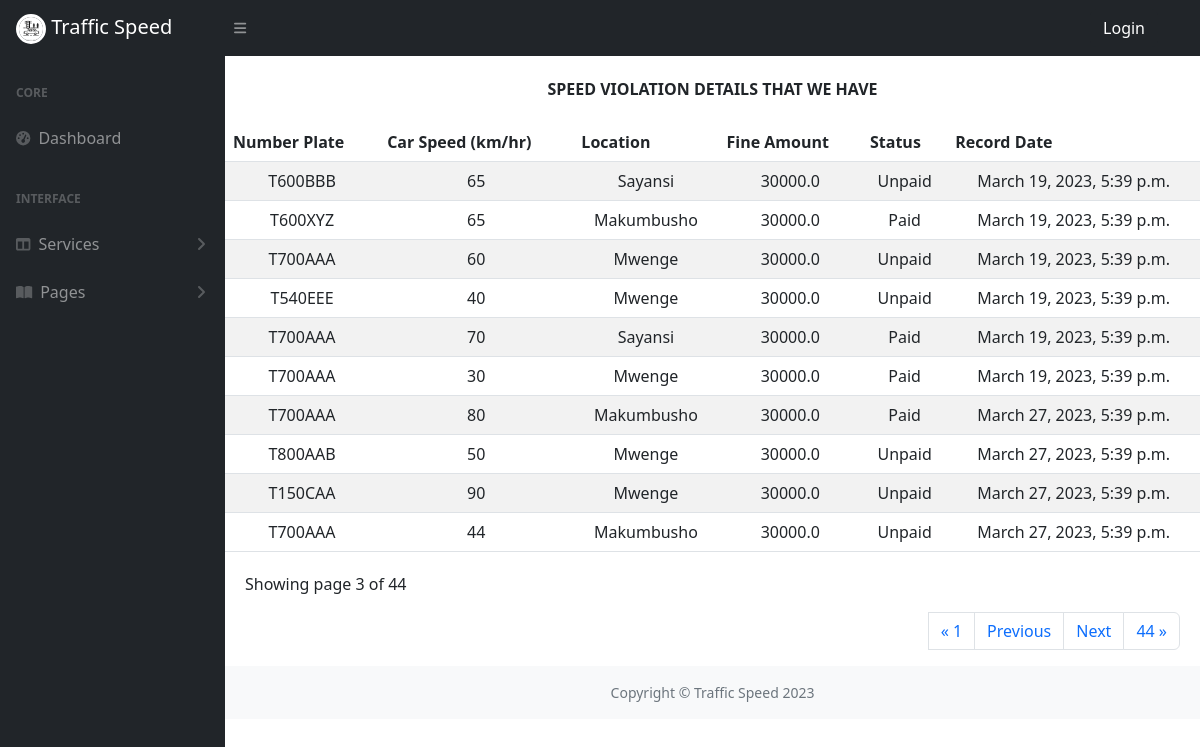
/Record_all/?page=3, run on the app's committed database.
### Backend/models.py (models this page shows, shortened)
class Numberplate(models.Model):
    STATUS_CHOICE = [
        ('Unpaid', 'Unpaid'),
        ('Paid', 'Paid'),
    ]
    No_plate = models.CharField(max_length=12)
    Image = models.CharField(max_length=100)
    Car_speed = models.CharField(max_length=5, default='60')
    Location = models.CharField(max_length=50, default= None)
    Fine_amount = models.FloatField(default=30000)
    Status = models.CharField(max_length=10, choices=STATUS_CHOICE, default= 'Unpaid')
    Record_date = models.DateTimeField(auto_now_add=True)
    Control_number = models.CharField(max_length=11, unique=True, blank=True, null=True)

### frontend/views.py (the view)
# urls.py: path('Record_all/', views.record_all, name="all_record"),
def record_all(request):
    violations = Numberplate.objects.all()
    paginator = Paginator(violations, 10)
    page_number = request.GET.get('page')
    page_obj = Paginator.get_page(paginator, page_number)
    context = {
        'violations': violations,
        'page_obj': page_obj,
    }
    return render(request, 'Search/table.html', context)

### templates/Search/table.html (shortened to what this page needs)
{% extends 'AdminDashboard/dashboard.html' %}
{% load static %}
{% block contents %}
<div class="container mx-auto mb-4">
    <h6 class="text-center mt-4" > <strong> SPEED VIOLATION DETAILS THAT WE HAVE </strong> </h6>
  </div>
  <div class="originaltable">
    <table class="table table-striped" >
      <thead>
        <tr class="table-striped">
          <th scope="col">Number Plate</th>
          <th scope="col">Car Speed (km/hr)</th>
          <th scope="col">Location</th>
          <th scope="col">Fine Amount</th>
          <th scope="col" >Status</th>
          <th scope="col">Record Date</th>
        </tr>
      </thead>
      <tbody>
        {% for violation in page_obj %}
        <tr class="text-center">
          <td>{{ violation.No_plate}}</td>
          <td>{{ violation.Car_speed }}</td>
          <td>{{ violation.Location }}</td>
          <td>{{ violation.Fine_amount }}</td>
          <td>{{ violation.Status}}</td>
          <td>{{ violation.Record_date }}</td>
        </tr>
        {% endfor %}
      </tbody>
    </table>
  </div>
<div class="showpage">
   <p>Showing page {{page_obj.number}} of {{page_obj.paginator.num_pages}}</p>
   <ul class="pagination d-flex justify-content-end">
    {% if page_obj.has_previous %}
    <li {% if page_obj.number == 1 %} class="page-item active" {% endif %} ><a class="page-link" href="?page=1">&laquo; 1</a></li>
    <li class="page-item" ><a class="page-link" href="?page={{page_obj.previous_page_number}}">Previous</a> </li>
    {% endif %}
    {% if page_obj.has_next %}
    <li class="page-item"><a class="page-link" href="?page={{page_obj.next_page_number}}">Next</a></li>
    <li class="page-item" ><a class="page-link" href="?page={{page_obj.paginator.num_pages}}"> {{page_obj.paginator.num_pages}} &raquo; </a> </li>
    {% endif %}
    </ul>
  </div>
{% endblock contents %}

### static/css/main.css (style rules this page uses)
.showpage { margin: 20px 20px 0px; display: block; }

### data on the page
Numberplate: No_plate "T600BBB", Car_speed "65", Location "Sayansi", Fine_amount "30000.0", Status "Unpaid", Record_date "March 19, 2023, 5:39 p.m."
Numberplate: No_plate "T600XYZ", Car_speed "65", Location "Makumbusho", Fine_amount "30000.0", Status "Paid", Record_date "March 19, 2023, 5:39 p.m."
Numberplate: No_plate "T700AAA", Car_speed "60", Location "Mwenge", Fine_amount "30000.0", Status "Unpaid", Record_date "March 19, 2023, 5:39 p.m."
Numberplate: No_plate "T540EEE", Car_speed "40", Location "Mwenge", Fine_amount "30000.0", Status "Unpaid", Record_date "March 19, 2023, 5:39 p.m."
Numberplate: No_plate "T700AAA", Car_speed "70", Location "Sayansi", Fine_amount "30000.0", Status "Paid", Record_date "March 19, 2023, 5:39 p.m."
Numberplate: No_plate "T700AAA", Car_speed "30", Location "Mwenge", Fine_amount "30000.0", Status "Paid", Record_date "March 19, 2023, 5:39 p.m."
Numberplate: No_plate "T700AAA", Car_speed "80", Location "Makumbusho", Fine_amount "30000.0", Status "Paid", Record_date "March 27, 2023, 5:39 p.m."
Numberplate: No_plate "T800AAB", Car_speed "50", Location "Mwenge", Fine_amount "30000.0", Status "Unpaid", Record_date "March 27, 2023, 5:39 p.m."
Numberplate: No_plate "T150CAA", Car_speed "90", Location "Mwenge", Fine_amount "30000.0", Status "Unpaid", Record_date "March 27, 2023, 5:39 p.m."
Numberplate: No_plate "T700AAA", Car_speed "44", Location "Makumbusho", Fine_amount "30000.0", Status "Unpaid", Record_date "March 27, 2023, 5:39 p.m."

### other printed values
{{ page_obj.number }} "3"
{{ page_obj.paginator.num_pages }} "44"
